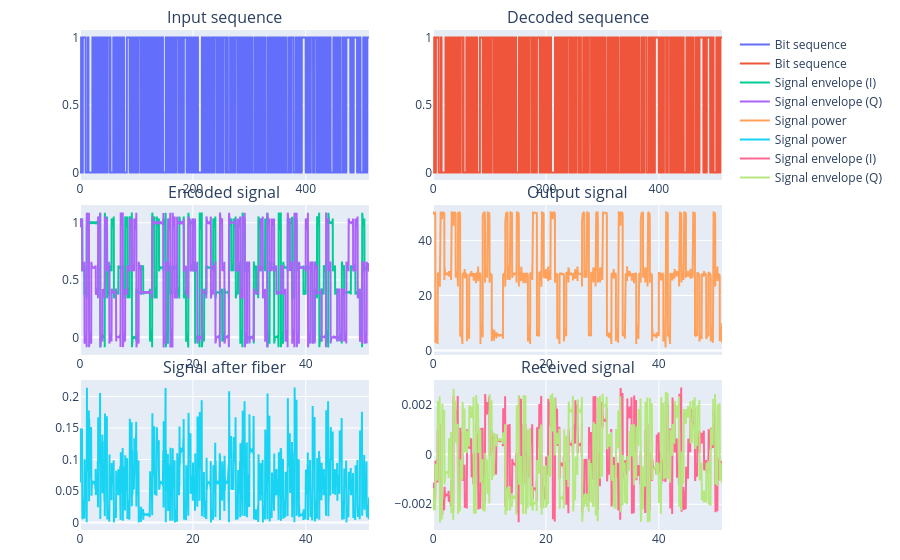

Notebook code cell kept with this figure:
### Code cell
fig = make_subplots(
    rows=3,
    cols=2,
    subplot_titles=(
        "Input sequence", "Decoded sequence",
        "Encoded signal", "Output signal",
        "Signal after fiber", "Received signal"
    ),
    vertical_spacing = 0.05
)

plot_bitseq(input_signal, fig, 0, row=1, col=1)
plot_bitseq(system.output, fig, row=1, col=2)
plot_envelope(system.find_child("encoder_output").output, fig, row=2, col=1)
plot_power(system.find_child("modulator").output, fig, row=2, col=2)
plot_power(system.find_child("channel").output, fig, row=3, col=1)

plot_envelope(system.find_child("receiver_output").output, fig, row=3, col=2)

fig.update_layout(
    autosize=True,
    height=1000,
    margin=dict(t=30, b=30)
)
fig.show()

### Figure 1 — Plotly figure (JSON) as saved in the notebook; plotly's stock layout.template omitted (floating-point values rounded to 4 significant figures; data arrays with more than 128 entries replaced by an {"elided": "..."} marker saying what was removed)
{"data": [{"name": "Bit sequence", "type": "scatter", "x": {"elided": "5120 float values"}, "xaxis": "x", "y": {"elided": "5120 int values"}, "yaxis": "y"}, {"name": "Bit sequence", "type": "scatter", "x": {"elided": "5120 float values"}, "xaxis": "x2", "y": {"elided": "5120 int values"}, "yaxis": "y2"}, {"name": "Signal envelope (I)", "type": "scatter", "x": {"elided": "5120 float values"}, "xaxis": "x3", "y": {"elided": "5120 float values"}, "yaxis": "y3"}, {"name": "Signal envelope (Q)", "type": "scatter", "x": {"elided": "5120 float values"}, "xaxis": "x3", "y": {"elided": "5120 float values"}, "yaxis": "y3"}, {"name": "Signal power", "type": "scatter", "x": {"elided": "5120 float values"}, "xaxis": "x4", "y": {"elided": "5120 float values"}, "yaxis": "y4"}, {"name": "Signal power", "type": "scatter", "x": {"elided": "5120 float values"}, "xaxis": "x5", "y": {"elided": "5120 float values"}, "yaxis": "y5"}, {"name": "Signal envelope (I)", "type": "scatter", "x": {"elided": "5120 float values"}, "xaxis": "x6", "y": {"elided": "5120 float values"}, "yaxis": "y6"}, {"name": "Signal envelope (Q)", "type": "scatter", "x": {"elided": "5120 float values"}, "xaxis": "x6", "y": {"elided": "5120 float values"}, "yaxis": "y6"}], "layout": {"annotations": [{"font": {"size": 16}, "showarrow": false, "text": "Input sequence", "x": 0.225, "xanchor": "center", "xref": "paper", "y": 1, "yanchor": "bottom", "yref": "paper"}, {"font": {"size": 16}, "showarrow": false, "text": "Decoded sequence", "x": 0.775, "xanchor": "center", "xref": "paper", "y": 1, "yanchor": "bottom", "yref": "paper"}, {"font": {"size": 16}, "showarrow": false, "text": "Encoded signal", "x": 0.225, "xanchor": "center", "xref": "paper", "y": 0.65, "yanchor": "bottom", "yref": "paper"}, {"font": {"size": 16}, "showarrow": false, "text": "Output signal", "x": 0.775, "xanchor": "center", "xref": "paper", "y": 0.65, "yanchor": "bottom", "yref": "paper"}, {"font": {"size": 16}, "showarrow": false, "text": "Signal after fiber", "x": 0.225, "xanchor": "center", "xref": "paper", "y": 0.3, "yanchor": "bottom", "yref": "paper"}, {"font": {"size": 16}, "showarrow": false, "text": "Received signal", "x": 0.775, "xanchor": "center", "xref": "paper", "y": 0.3, "yanchor": "bottom", "yref": "paper"}], "autosize": true, "margin": {"b": 30, "t": 30}, "xaxis": {"anchor": "y", "autorange": true, "domain": [0, 0.45], "range": [0, 511.9], "type": "linear"}, "xaxis2": {"anchor": "y2", "autorange": true, "domain": [0.55, 1], "range": [0, 511.9], "type": "linear"}, "xaxis3": {"anchor": "y3", "autorange": true, "domain": [0, 0.45], "range": [0, 51.19], "type": "linear"}, "xaxis4": {"anchor": "y4", "autorange": true, "domain": [0.55, 1], "range": [0, 51.19], "type": "linear"}, "xaxis5": {"anchor": "y5", "autorange": true, "domain": [0, 0.45], "range": [0, 51.19], "type": "linear"}, "xaxis6": {"anchor": "y6", "autorange": true, "domain": [0.55, 1], "range": [0, 51.19], "type": "linear"}, "yaxis": {"anchor": "x", "autorange": true, "domain": [0.7, 1], "range": [-0.05556, 1.056], "type": "linear"}, "yaxis2": {"anchor": "x2", "autorange": true, "domain": [0.7, 1], "range": [-0.05556, 1.056], "type": "linear"}, "yaxis3": {"anchor": "x3", "autorange": true, "domain": [0.35, 0.65], "range": [-0.1544, 1.154], "type": "linear"}, "yaxis4": {"anchor": "x4", "autorange": true, "domain": [0.35, 0.65], "range": [-1.6, 52.84], "type": "linear"}, "yaxis5": {"anchor": "x5", "autorange": true, "domain": [0, 0.3], "range": [-0.01183, 0.2262], "type": "linear"}, "yaxis6": {"anchor": "x6", "autorange": true, "domain": [0, 0.3], "range": [-0.003033, 0.002981], "type": "linear"}}}
